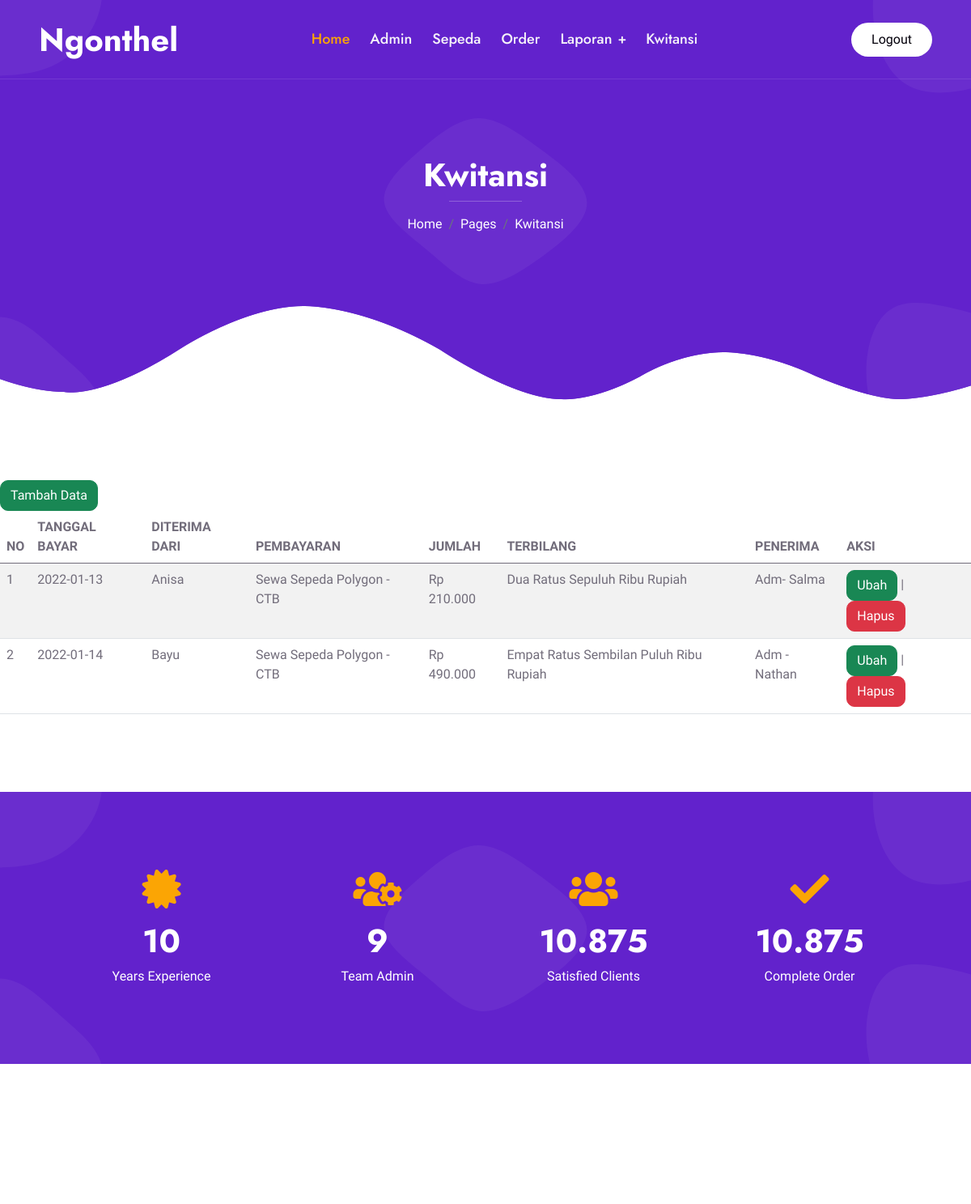
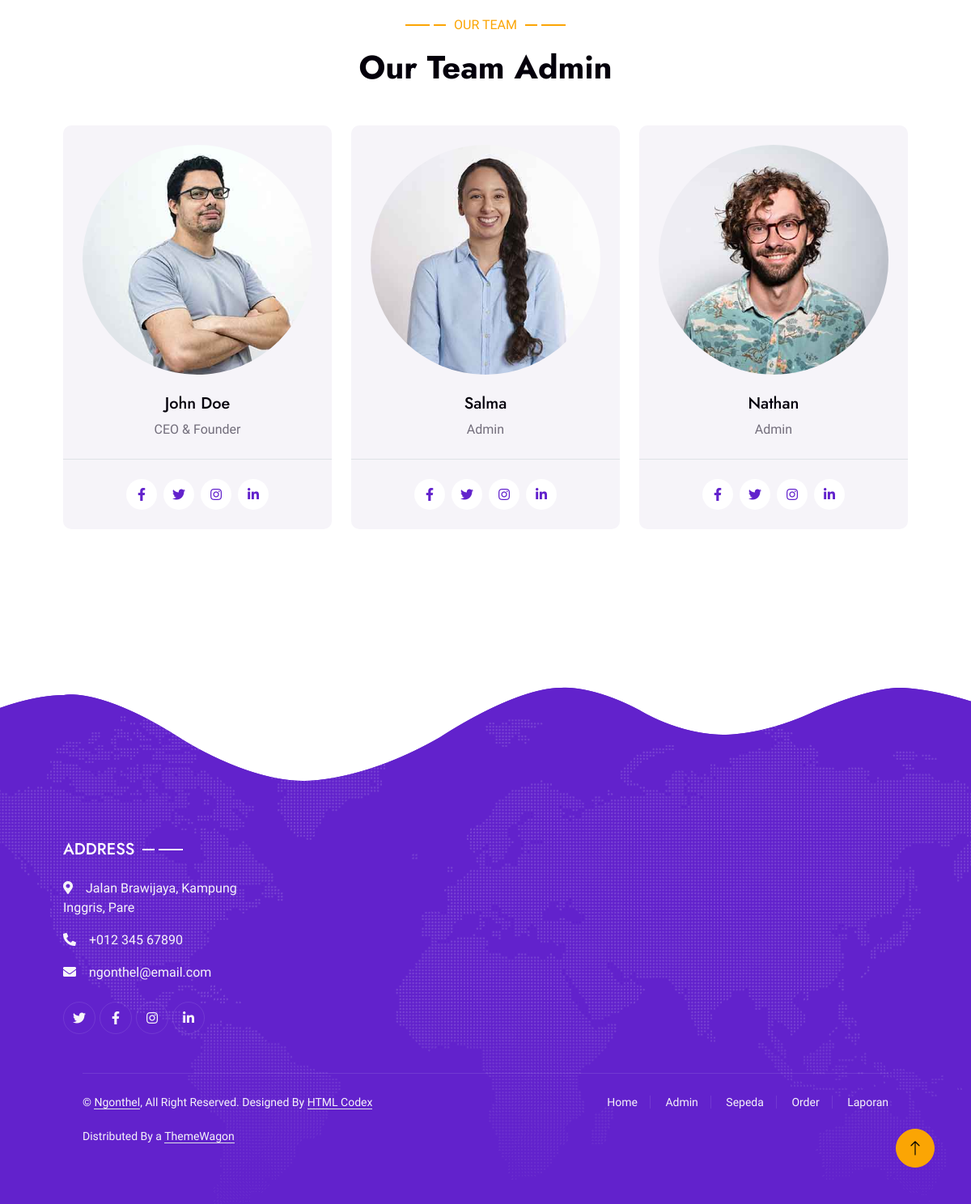
The page /kwitansi.php (signed in) on the database its author committed (2 pictures, top to bottom).
### tables this page shows
CREATE TABLE `kwitansi` (
  `id_kwitansi` int(11) NOT NULL,
  `tgl_kwt` date NOT NULL DEFAULT current_timestamp(),
  `dari` varchar(255) NOT NULL,
  `untuk` varchar(255) NOT NULL,
  `jumlah` varchar(100) NOT NULL,
  `terbilang` varchar(255) NOT NULL,
  `penerima` varchar(100) NOT NULL
);

### kwitansi.php (the view, shortened to what this page needs)
<!DOCTYPE html>
<html lang="en">
<head>
    <link href="https://cdnjs.cloudflare.com/ajax/libs/font-awesome/5.10.0/css/all.min.css" rel="stylesheet">
    <link href="https://cdn.jsdelivr.net/npm/bootstrap-icons@1.4.1/font/bootstrap-icons.css" rel="stylesheet">
    <link href="lib/animate/animate.min.css" rel="stylesheet">
    <link href="lib/owlcarousel/assets/owl.carousel.min.css" rel="stylesheet">
    <link href="lib/lightbox/css/lightbox.min.css" rel="stylesheet">
    <link href="css/bootstrap.min.css" rel="stylesheet">
    <link href="css/style.css" rel="stylesheet">
</head>
<body>
    <div class="container-xxl bg-white p-0">
        <div class="container-xxl position-relative p-0">
            <nav class="navbar navbar-expand-lg navbar-light px-4 px-lg-5 py-3 py-lg-0">
                <a href="" class="navbar-brand p-0">
                    <h1 class="m-0">Ngonthel</h1>
                </a>
                <div class="collapse navbar-collapse" id="navbarCollapse">
                    <div class="navbar-nav mx-auto py-0">
                        <a href="home.php" class="nav-item nav-link active">Home</a>
                        <a href="admin.php" class="nav-item nav-link">Admin</a>
                        <a href="sepeda.php" class="nav-item nav-link">Sepeda</a>
                        <a href="order.php" class="nav-item nav-link">Order</a>
                        <div class="nav-item dropdown">
                            <a href="#" class="nav-link dropdown-toggle" data-bs-toggle="dropdown">Laporan</a>
                        </div>
                        <a href="kwitansi.php" class="nav-item nav-link">Kwitansi</a>
                    </div>
                    <a href="logout.php" class="btn rounded-pill py-2 px-4 ms-3 d-none d-lg-block">Logout</a>
                </div>
            </nav>
            <div class="container-xxl py-5 bg-primary hero-header">
                <div class="container my-5 py-5 px-lg-5">
                    <div class="row g-5 py-5">
                        <div class="col-12 text-center">
                            <h1 class="text-white animated slideInDown">Kwitansi</h1>
                            <hr class="bg-white mx-auto mt-0" style="width: 90px;">
                            <nav aria-label="breadcrumb">
                                <ol class="breadcrumb justify-content-center">
                                    <li class="breadcrumb-item"><a class="text-white" href="#">Home</a></li>
                                    <li class="breadcrumb-item"><a class="text-white" href="#">Pages</a></li>
                                    <li class="breadcrumb-item text-white active" aria-current="page">Kwitansi</li>
                                </ol>
                            </nav>
                        </div>
                    </div>
                </div>
            </div>
        </div>
<a href="tambah_kwitansi.php" class="btn btn-success">Tambah Data</a>
    <table class="table table-hover table-striped">
        <thead>
            <tr>
                <th>NO</th>
                <th>TANGGAL BAYAR</th>
                <th>DITERIMA DARI</th>
                <th>PEMBAYARAN</th>
                <th>JUMLAH</th>
                <th>TERBILANG</th>
                <th>PENERIMA</th>
                <th>AKSI</th>
            </tr>
        </thead>
        <tbody>
            <?php
            include "koneksi.php";
            $qry_kwitansi=mysqli_query($conn,"select * from kwitansi");
            $no=0;
            while($dt_kwitansi=mysqli_fetch_array($qry_kwitansi)){
            $no++;?>
                <tr>
                    <td><?=$no?></td><td><?=$dt_kwitansi['tgl_kwt']?></td> <td><?=$dt_kwitansi['dari']?></td><td><?=$dt_kwitansi['untuk']?></td><td><?=$dt_kwitansi['jumlah']?></td><td><?=$dt_kwitansi['terbilang']?></td><td><?=$dt_kwitansi['penerima']?></td>
                    <td><a href="ubah_kwitansi.php?id_kwitansi=<?php echo $dt_kwitansi['id_kwitansi']; ?>" class="btn btn-success">Ubah</a> | <a href="hapus_kwitansi.php?id_kwitansi=<?php echo $dt_kwitansi['id_kwitansi']; ?>" onclick="return confirm('Apakah anda yakin menghapus data ini?')" class="btn btn-danger">Hapus</a></td>
                </tr>
                <?php
                }
                ?>
        </tbody>
</table>
        <div class="container-xxl bg-primary fact py-5 wow fadeInUp" data-wow-delay="0.1s">
            <div class="container py-5 px-lg-5">
                <div class="row g-4">
                    <div class="col-md-6 col-lg-3 text-center wow fadeIn" data-wow-delay="0.1s">
                        <i class="fa fa-certificate fa-3x text-secondary mb-3"></i>
                        <h1 class="text-white mb-2" data-toggle="counter-up">10</h1>
                        <p class="text-white mb-0">Years Experience</p>
                    </div>
                    <div class="col-md-6 col-lg-3 text-center wow fadeIn" data-wow-delay="0.3s">
                        <i class="fa fa-users-cog fa-3x text-secondary mb-3"></i>
                        <h1 class="text-white mb-2" data-toggle="counter-up">9</h1>
                        <p class="text-white mb-0">Team Admin</p>
                    </div>
                    <div class="col-md-6 col-lg-3 text-center wow fadeIn" data-wow-delay="0.5s">
                        <i class="fa fa-users fa-3x text-secondary mb-3"></i>
                        <h1 class="text-white mb-2" data-toggle="counter-up">10.875</h1>
                        <p class="text-white mb-0">Satisfied Clients</p>
                    </div>
                    <div class="col-md-6 col-lg-3 text-center wow fadeIn" data-wow-delay="0.7s">
                        <i class="fa fa-check fa-3x text-secondary mb-3"></i>
                        <h1 class="text-white mb-2" data-toggle="counter-up">10.875</h1>
                        <p class="text-white mb-0">Complete Order</p>
                    </div>
                </div>
            </div>
        </div>
        <div class="container-xxl py-5">
            <div class="container py-5 px-lg-5">
                <div class="wow fadeInUp" data-wow-delay="0.1s">
                    <p class="section-title text-secondary justify-content-center"><span></span>Our Team<span></span></p>
                    <h1 class="text-center mb-5">Our Team Admin</h1>
                </div>
                <div class="row g-4">
                    <div class="col-lg-4 col-md-6 wow fadeInUp" data-wow-delay="0.1s">
                        <div class="team-item bg-light rounded">
                            <div class="text-center border-bottom p-4">
                                <img class="img-fluid rounded-circle mb-4" src="img/team-1.jpg" alt="">
                                <h5>John Doe</h5>
                                <span>CEO & Founder</span>
                            </div>
                            <div class="d-flex justify-content-center p-4">
                                <a class="btn btn-square mx-1" href=""><i class="fab fa-facebook-f"></i></a>
                                <a class="btn btn-square mx-1" href=""><i class="fab fa-twitter"></i></a>
                                <a class="btn btn-square mx-1" href=""><i class="fab fa-instagram"></i></a>
                                <a class="btn btn-square mx-1" href=""><i class="fab fa-linkedin-in"></i></a>
                            </div>
                        </div>
                    </div>
                    <div class="col-lg-4 col-md-6 wow fadeInUp" data-wow-delay="0.3s">
                        <div class="team-item bg-light rounded">
                            <div class="text-center border-bottom p-4">
                                <img class="img-fluid rounded-circle mb-4" src="img/team-2.jpg" alt="">
                                <h5>Salma</h5>
                                <span>Admin</span>
                            </div>
                            <div class="d-flex justify-content-center p-4">
                                <a class="btn btn-square mx-1" href=""><i class="fab fa-facebook-f"></i></a>
                                <a class="btn btn-square mx-1" href=""><i class="fab fa-twitter"></i></a>
                                <a class="btn btn-square mx-1" href=""><i class="fab fa-instagram"></i></a>
                                <a class="btn btn-square mx-1" href=""><i class="fab fa-linkedin-in"></i></a>
                            </div>
                        </div>
                    </div>
                    <div class="col-lg-4 col-md-6 wow fadeInUp" data-wow-delay="0.5s">
                        <div class="team-item bg-light rounded">
                            <div class="text-center border-bottom p-4">
                                <img class="img-fluid rounded-circle mb-4" src="img/team-3.jpg" alt="">
                                <h5>Nathan</h5>
                                <span>Admin</span>
                            </div>
                            <div class="d-flex justify-content-center p-4">
                                <a class="btn btn-square mx-1" href=""><i class="fab fa-facebook-f"></i></a>
                                <a class="btn btn-square mx-1" href=""><i class="fab fa-twitter"></i></a>
                                <a class="btn btn-square mx-1" href=""><i class="fab fa-instagram"></i></a>
                                <a class="btn btn-square mx-1" href=""><i class="fab fa-linkedin-in"></i></a>
                            </div>
                        </div>
                    </div>
                </div>
            </div>
        </div>
        <div class="container-fluid bg-primary text-light footer wow fadeIn" data-wow-delay="0.1s">
            <div class="container py-5 px-lg-5">
                <div class="row g-5">
                    <div class="col-md-6 col-lg-3">
                        <p class="section-title text-white h5 mb-4">Address<span></span></p>
                        <p><i class="fa fa-map-marker-alt me-3"></i>Jalan Brawijaya, Kampung Inggris, Pare</p>
                        <p><i class="fa fa-phone-alt me-3"></i>+012 345 67890</p>
                        <p><i class="fa fa-envelope me-3"></i>ngonthel@email.com</p>
                        <div class="d-flex pt-2">
                            <a class="btn btn-outline-light btn-social" href=""><i class="fab fa-twitter"></i></a>
                            <a class="btn btn-outline-light btn-social" href=""><i class="fab fa-facebook-f"></i></a>
                            <a class="btn btn-outline-light btn-social" href=""><i class="fab fa-instagram"></i></a>
                            <a class="btn btn-outline-light btn-social" href=""><i class="fab fa-linkedin-in"></i></a>
                        </div>
                    </div>
            <div class="container px-lg-5">
                <div class="copyright">
                    <div class="row">
                        <div class="col-md-6 text-center text-md-start mb-3 mb-md-0">
                            &copy; <a class="border-bottom" href="#">Ngonthel</a>, All Right Reserved.
                            Designed By <a class="border-bottom" href="https://htmlcodex.com">HTML Codex</a><br><br>
                            Distributed By a <a class="border-bottom" href="https://themewagon.com" target="_blank">ThemeWagon</a>
                        </div>
                        <div class="col-md-6 text-center text-md-end">
                            <div class="footer-menu">
                                <a href="">Home</a>
                                <a href="">Admin</a>
                                <a href="">Sepeda</a>
                                <a href="">Order</a>
                                <a href="">Laporan</a>
                            </div>
                        </div>
                    </div>
                </div>
            </div>
        </div>
        <a href="#" class="btn btn-lg btn-secondary btn-lg-square back-to-top"><i class="bi bi-arrow-up"></i></a>
    </div>
</body>
</html>

### css/style.css (style rules this page uses)
:root { --primary: #6222CC; --secondary: #FBA504; --light: #F6F4F9; --dark: #04000B; }
.back-to-top { position: fixed; display: none; right: 45px; bottom: 45px; z-index: 99; }
h1, h2, .fw-bold { font-weight: 700 !important; }
h5, h6, .fw-medium { font-weight: 500 !important; }
.btn { font-weight: 500; transition: .5s; }
.btn-square { width: 38px; height: 38px; }
.btn-lg-square { width: 48px; height: 48px; }
.btn-square, .btn-sm-square, .btn-lg-square { padding: 0; display: flex; align-items: center; justify-content: center; font-weight: normal; border-radius: 50px; }
.navbar .dropdown-toggle::after { border: none; content: "\f067"; font-family: "Font Awesome 5 Free"; font-size: 10px; font-weight: bold; vertical-align: middle; margin-left: 8px; }
.navbar-light .navbar-nav .nav-link { position: relative; margin-right: 25px; padding: 35px 0; font-family: 'Jost', sans-serif; font-size: 18px; font-weight: 500; color: var(--light) !important; outline: none; transition: .5s; }
.navbar-light .navbar-nav .nav-link:hover, .navbar-light .navbar-nav .nav-link.active { color: var(--secondary) !important; }
.navbar-light .navbar-brand h1 { color: #FFFFFF; }
@media (min-width: 992px) { .navbar-light { position: absolute; width: 100%; top: 0; left: 0; border-bottom: 1px solid rgba(256, 256, 256, .1); z-index: 999; } }
@media (min-width: 992px) { .navbar-light .btn { color: var(--dark); background: #FFFFFF; } }
.hero-header { margin-bottom: 6rem; padding: 18rem 0; background: url(../img/blob-top-left.png), url(../img/blob-top-right.png), url(../img/blob-bottom-left.png), url(../img/blob-bottom-right.png), url(../img/blob-center.png), url(../img/bg-bottom.png); background-position: left 0px top 0px, right 0px top 0px, left 0px bottom 0px, right 0px bottom 0px, center center, center bottom; background-repeat: no-repeat; }
.section-title { position: relative; display: flex; align-items: center; font-weight: 500; text-transform: uppercase; }
.section-title span:first-child, .section-title span:last-child { position: relative; display: inline-block; margin-right: 30px; width: 30px; height: 2px; }
.section-title span:last-child { margin-right: 0; margin-left: 30px; }
.section-title span:first-child::after, .section-title span:last-child::after { position: absolute; content: ""; width: 15px; height: 2px; top: 0; right: -20px; }
.section-title span:last-child::after { right: auto; left: -20px; }
.section-title.text-secondary span:first-child, .section-title.text-secondary span:last-child, .section-title.text-secondary span:first-child::after, .section-title.text-secondary span:last-child::after { background: var(--secondary); }
.section-title.text-white span:first-child, .section-title.text-white span:last-child, .section-title.text-white span:first-child::after, .section-title.text-white span:last-child::after { background: #FFFFFF; }
.fact { margin: 6rem 0; background: url(../img/blob-top-left.png), url(../img/blob-top-right.png), url(../img/blob-bottom-left.png), url(../img/blob-bottom-right.png), url(../img/blob-center.png); background-position: left 0px top 0px, right 0px top 0px, left 0px bottom 0px, right 0px bottom 0px, center center; background-repeat: no-repeat; }
.team-item .btn { color: var(--primary); background: #FFFFFF; }
.footer { margin-top: 6rem; padding-top: 9rem; background: url(../img/bg-top.png), url(../img/map.png); background-position: center top, center center; background-repeat: no-repeat; }
.footer .btn.btn-social { margin-right: 5px; width: 40px; height: 40px; display: flex; align-items: center; justify-content: center; color: var(--light); border: 1px solid rgba(256, 256, 256, .1); border-radius: 40px; transition: .3s; }
.footer .copyright { padding: 25px 0; font-size: 14px; border-top: 1px solid rgba(256, 256, 256, .1); }
.footer .copyright a { color: var(--light); }
.footer .footer-menu a { margin-right: 15px; padding-right: 15px; border-right: 1px solid rgba(255, 255, 255, .1); }
.footer .footer-menu a:last-child { margin-right: 0; padding-right: 0; border-right: none; }

### rows shown on the page
kwitansi: tgl_kwt "2022-01-13", dari "Anisa", untuk "Sewa Sepeda Polygon - CTB", jumlah "Rp 210.000", terbilang "Dua Ratus Sepuluh Ribu Rupiah", penerima "Adm- Salma"
kwitansi: tgl_kwt "2022-01-14", dari "Bayu", untuk "Sewa Sepeda Polygon - CTB", jumlah "Rp 490.000", terbilang "Empat Ratus Sembilan Puluh Ribu Rupiah", penerima "Adm - Nathan"
